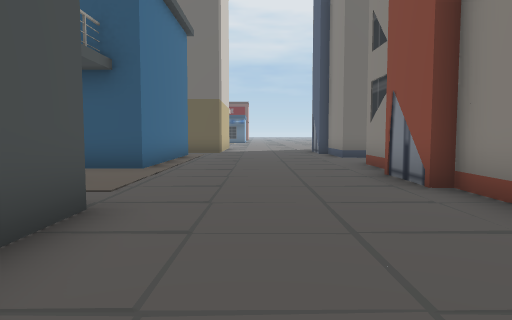
[1] (above)

21 first-person views from a walk through a scene from a Unity 3-D project. The camera is 1.5 m above the floor, tilts 4° down and sees 70° across. The floor is counted in squares, 2 m on a side. Each view is taken from the middle of a square. On the plan, view 1 faces up. The plan holds only what a view shows up to about 11 squares ahead; the rest is blank. The place goes on beyond the plan.

[2]
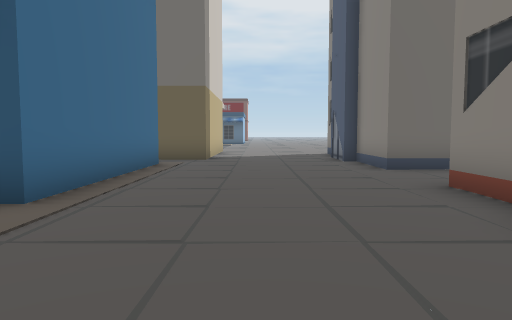

[3]
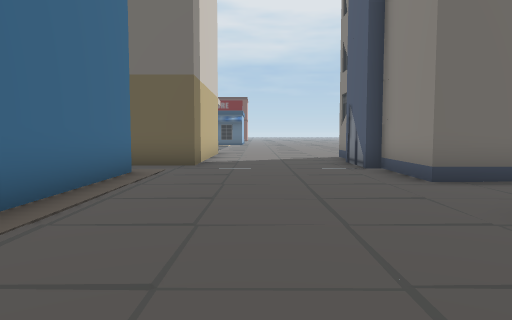

[4]
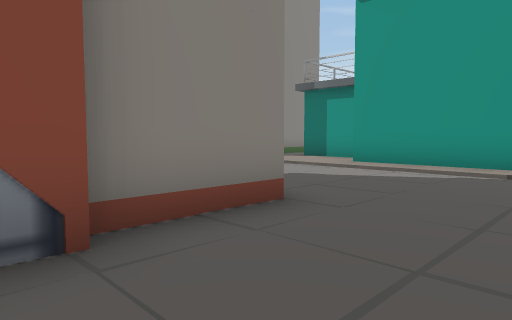

[5]
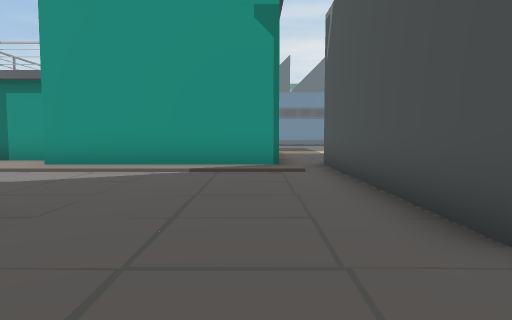

[6]
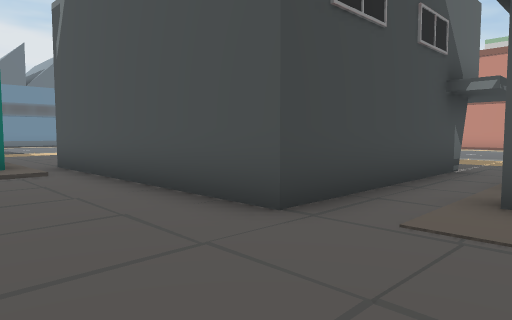

[7]
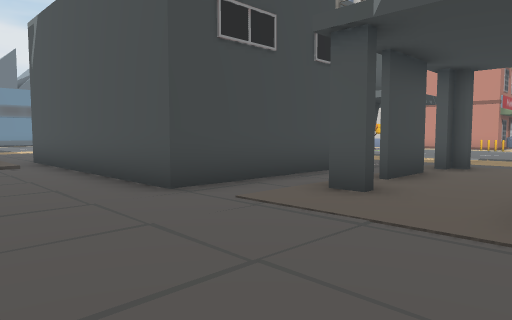

[8]
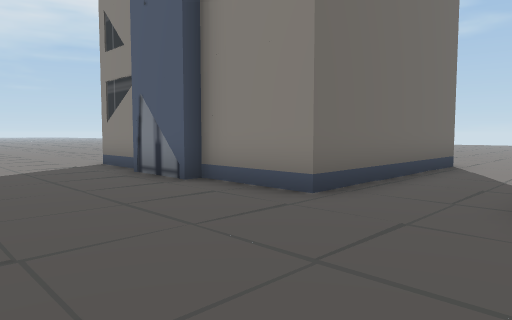

[9]
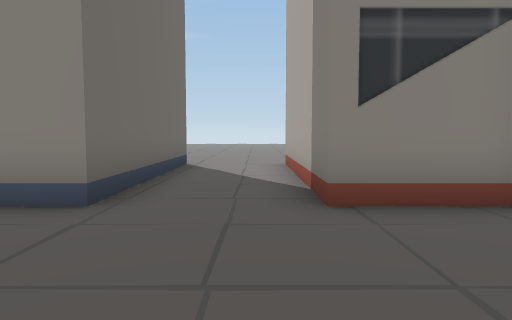

[10]
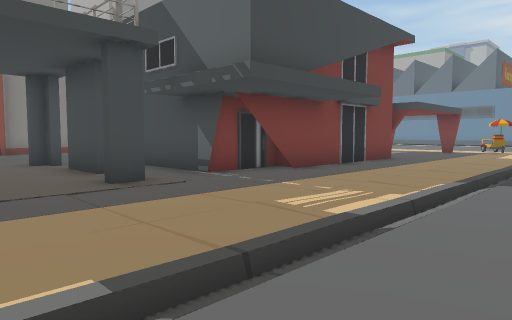

[11]
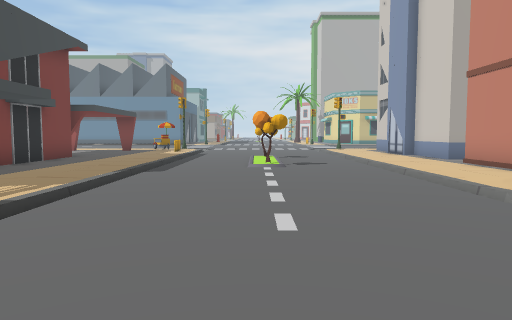

[12]
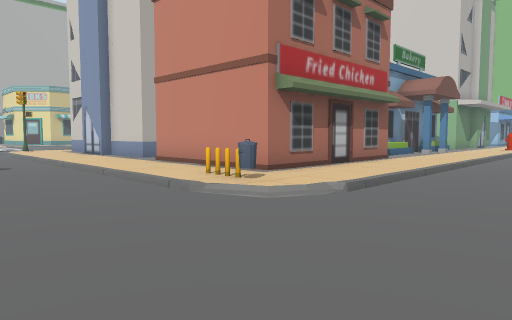

[13]
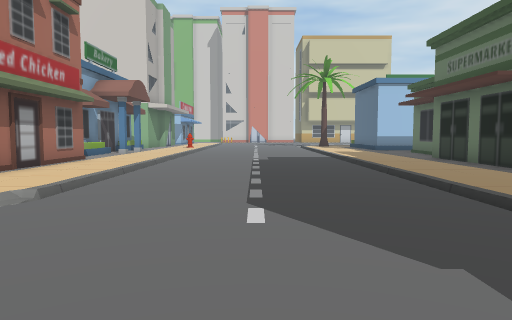

[14]
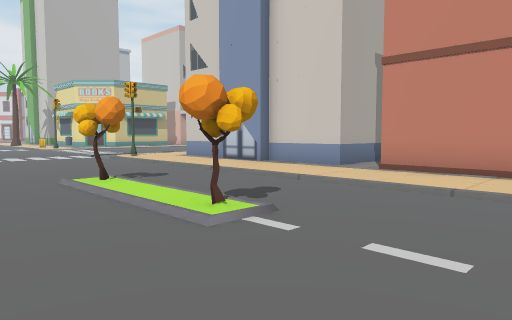

[15]
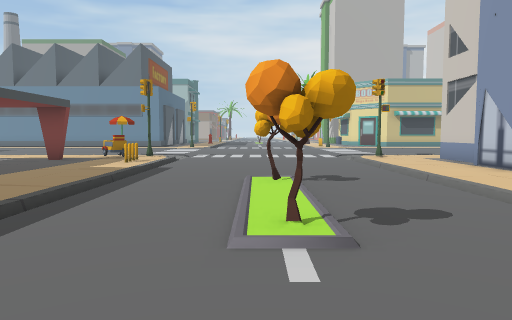

[16]
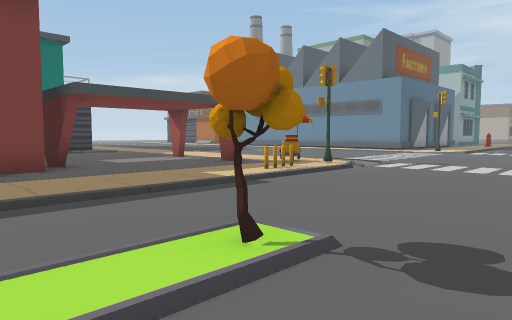

[17]
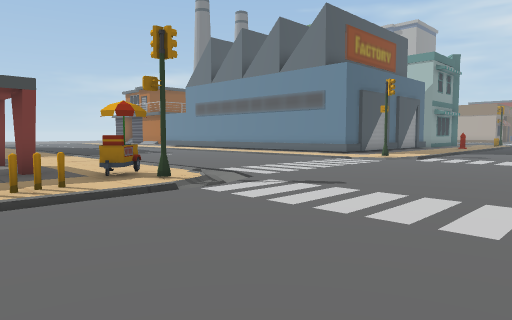

[18]
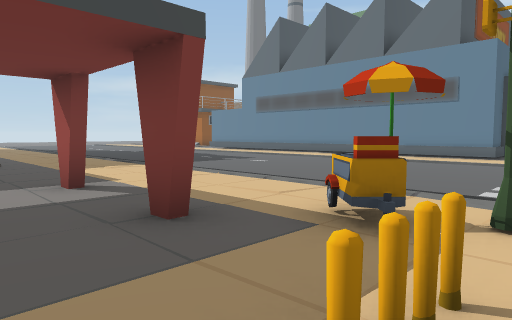

[19]
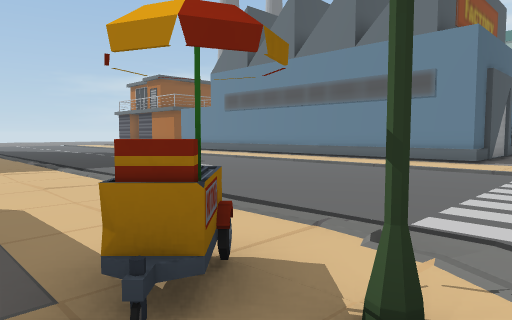

[20]
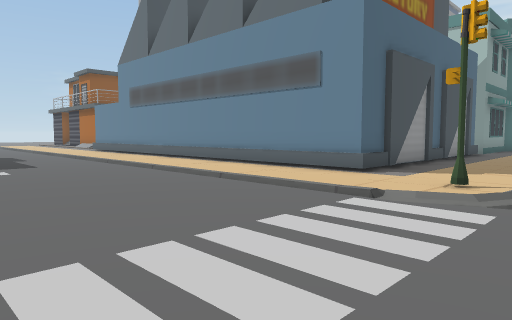

[21]
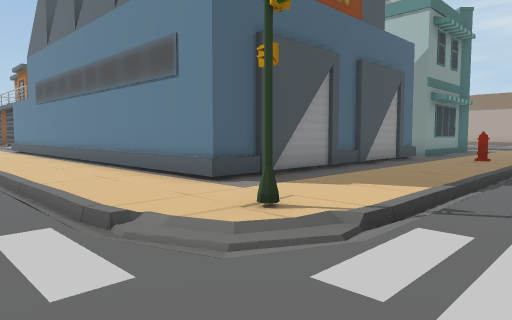

### Floor plan
Key: @ floor where view 1 was taken; # wall or solid block; x gap in a wall; . main floor; : floor 0.25 m higher than the main floor; / step, stairs or slope; O other object.
Columns run from 26 left of view 1 to 5 right of it. Each row starts with its distance up from view 1.
 16                         O....O
 15  OOOO                  OO....O
 14  .....                 ......O
 13  .......               #.....O
 12  ........              #.....OOO
 11  ..........            #........
 10  ...........           #........
  9  ............          #.....OOO
  8  ............. ..     ##.....O
  7 .............................O
  6 .......//....................O
  5 ........./..........##x......O
  4  ######.O/...................O
  3       #.O/.........######....O
  2       #../........##    #......
  1       #../........##    #......
  0       #../..O.....#     #.@.....
 -1      ..../........#     #.......
 -2     OOO../........#     #/::::::
 -3       O../..O.....##    #/######
 -4       O../.........##   ./
 -5       O../...........   ./
 -6       O../...........   ./
 -7       O../.....O........
 -8       O../........#......///
 -9           ...../OO..........
-10            ..../............
-11            .................
-12            ................
-13            .............
-14            ................
-15             ...............
-16             ..............
-17             .../..........
-18             .../O.........
-19               ....OOOOOOOO
-20               ....OO
-21               ....O
-22               ....OO
-23               ....OO
-24                ...OO
-25                ...OO
-26                .O.O
-27                ..

Where each view was taken, in squares from view 1:
view 1: 0 up, 0 right, facing up
view 2: 4 up, 0 right, facing up
view 3: 6 up, 0 right, facing up
view 4: 6 up, 0 right, facing down-right
view 5: 6 up, 0 right, facing down
view 6: 6 up, 1 right, facing down-left
view 7: 8 up, 1 right, facing down-left
view 8: 9 up, 1 left, facing up-right
view 9: 10 up, 1 left, facing right
view 10: 8 up, 13 left, facing down-right
view 11: 9 up, 14 left, facing down
view 12: 9 up, 14 left, facing down-left
view 13: 9 up, 14 left, facing left
view 14: 3 up, 12 left, facing down-left
view 15: 3 up, 14 left, facing down
view 16: 1 down, 16 left, facing down-right
view 17: 6 down, 16 left, facing down-right
view 18: 6 down, 11 left, facing down-right
view 19: 8 down, 11 left, facing down-right
view 20: 12 down, 12 left, facing down-right
view 21: 15 down, 13 left, facing down-right
